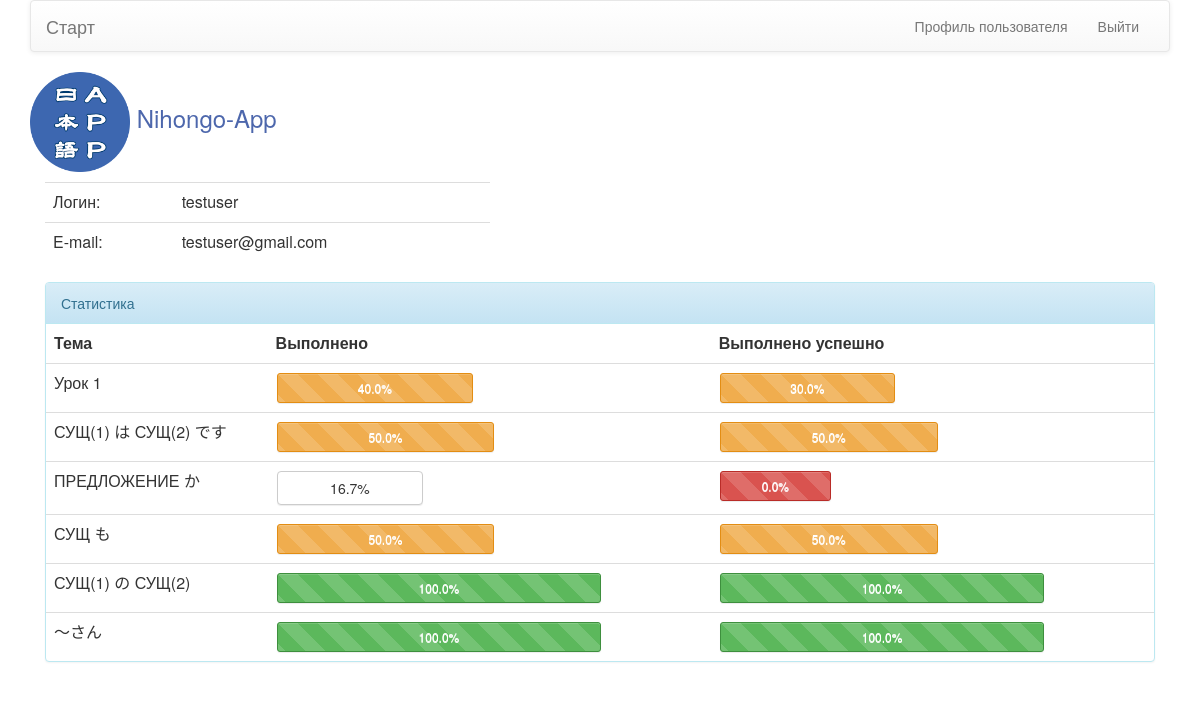
/blog/profile/ (signed in), run on the app's committed database.
### blog/models.py (models this page shows, shortened)
class Theme(models.Model):
    unit = models.ForeignKey(Post, on_delete=models.CASCADE)
    inner_unit = models.ForeignKey(Unit, on_delete=models.CASCADE)
    slug = models.SlugField(unique=True)
    theme_title = models.CharField('Тема', max_length=350)
    extra_title = models.CharField('Расширенное название', blank=True, null=True, max_length=350)
    image = models.ImageField('Изображение', upload_to=upload_location,
                              null=True,
                              blank=True)
    timestamp = models.DateTimeField(auto_now=False, auto_now_add=True)
    updated = models.DateTimeField(auto_now=True, auto_now_add=False)
    objects = AppManager()
    class Meta:
        ordering = ["timestamp"]

### blog/views.py (the view)
def profile(request):
    theme_titles = Theme.objects.filter(
        tagtask__task__usertask__user=request.user).annotate(
        t=models.Count('theme_title'))
    theme_ids = Theme.objects.filter(
        tagtask__task__usertask__user=request.user).annotate(
        t=models.Count('theme_title')).values_list('id', flat=True)
    t_ids = list(theme_ids)
    to_table = []
    to_dict = {}
    for t in t_ids:
        tasks = Task.objects.filter(
            tagtask__tag__id=t,
            usertask__user=request.user).annotate(
            percent=(
                F('usertask__count_true') / F('usertask__count_all'))
        ).values_list(
            'percent', flat=True
        )
        percent = list(tasks)
        if percent == None:
            percent = [0]
        if percent == [None]:
            percent = [0]
        ca = len(percent)
        c_m_05 = 0
        c_l_05 = 0
        for i in range(ca):
            if percent[i] >= 0.5:
                c_m_05 += 1
            else:
                c_l_05 += 1
        ca = Task.objects.filter(tagtask__tag__id=t)
        ca = len(ca)
        if (ca == 0):
            progress_percent_all = 0
            progress_good = 0
        else:
            progress_percent_all = round(((c_m_05 / ca) + (c_l_05 / (2 * ca))) * 100, 1)
            progress_good = round((c_m_05 / ca) * 100, 1)
        theme = Theme.objects.get(id=t)
        to_dict.update({'theme': theme.theme_title})
        to_dict.update({'pr_all': progress_percent_all})
        to_dict.update({'pr_good': progress_good})
        to_table.append(to_dict)
        to_dict = {}
    theme_ids = progress_percent_all
    context = {
        "theme_titles": theme_titles,
        "progress_percent_all": progress_percent_all,
        "to_table": to_table,
    }
    return render(request, "profile.html", context)

### blog/templates/profile.html
{% extends "base.html" %}
{% block user_stat_link %}
{% if request.user.is_authenticated and not request.user.is_superuser %}
<li><a href='#'>Профиль пользователя</a></li>
<li><a href='{% url "logout" %}'>Выйти</a></li>
{% endif %}
{% endblock %}
{% block content %}
<div align="left"><h3><a href='{% url "blog:list" %}'><img src="http://127.0.0.1:8000/media_cdn/images/logo.png"
                                                           border="0" heght="100" width="100"></a> Nihongo-App</h1>
</div>
<div class="column">
    <div class="col-sm-5">
        <table class="table">
            <tr>
                <td>Логин:</td>
                <td>{{ user.username }}</td>
            </tr>
            <tr>
                <td>E-mail:</td>
                <td>{{ user.email }}</td>
            </tr>
        </table>
    </div>
</div>
<div class="col-sm-12">
    <div class="panel panel-info">
        <div class="panel-heading">Статистика</div>
        <table class="table">
            <tr>
                <th style="width: 20%;">Тема</th>
                <th style="width: 40%;">Выполнено</th>
                <th style="width: 40%;">Выполнено успешно</th>
            </tr>
            {% for object in to_table %}
            <tr>
                <td>
                    {{ object.theme }}
                </td>
                <td>
                    <div id="Main">
                        <div class="progress-bar-striped" name="poll_bar"><span
                                name="poll_val"> {{ object.pr_all }}% </span>
                        </div>
                    </div>
                </td>
                <td>
                    <div id="Main">
                        <div class="progress-bar-striped" name="poll_bar"><span
                                name="poll_val"> {{ object.pr_good }}% </span>
                        </div>
                    </div>
                </td>
            </tr>
            {% endfor %}
        </table>
    </div>
</div>
{% endblock content%}

### blog/static/css/base.css (style rules this page uses)
.column { vertical-align: middle; }
h3 { color: #4d67ac; }

### data on the page
Theme: theme "Урок 1"
Theme: theme "СУЩ(1) は СУЩ(2) です"
Theme: theme "ПРЕДЛОЖЕНИЕ か"
Theme: theme "СУЩ も"
Theme: theme "СУЩ(1) の СУЩ(2)"
Theme: theme "～さん"

### other printed values
{{ user.username }} "testuser"
{{ user.email }} "testuser@gmail.com"
{{ object.pr_all }} "40.0" "50.0" "16.7" "50.0" "100.0" "100.0"
{{ object.pr_good }} "30.0" "50.0" "0.0" "50.0" "100.0" "100.0"
